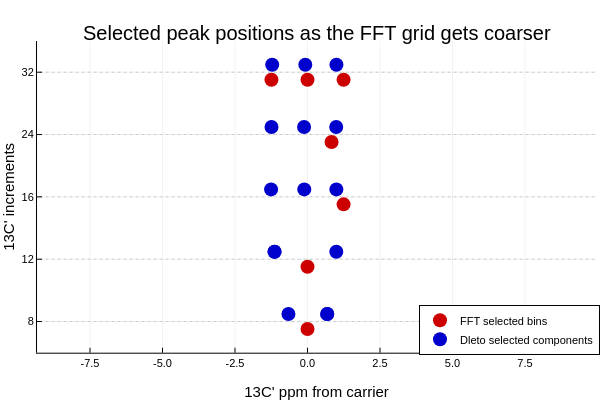

The cell this chart's notebook holds for it:
### Markdown cell above
## 6. Peak-merging progression on one number line

To see **where peaks merge** as the `13C'` record gets shorter, the next plot strips things down to only the selected peak positions.  Each row is one record length (`32`, `24`, `16`, `12`, `8` increments), drawn on the same `13C'` number line.

- red points = FFT peak-picker bins,
- blue points = Dleto-selected components.

This lets the eye track when the FFT picks collapse onto the same coarse bin while Dleto still places separate points.

### Code cell
function hnco_progression_case(N; M = 3, tol_nd = 0.2, tol_der = 0.3, ntries = 10, seed = 1)
    Random.seed!(seed)
    T = H[:, 1:N, :]
    T_norm = T / norm(T)
    fr = [Index(size(T_norm, a), ("a", "b", "c")[a]) for a in 1:3]
    Γ = ITensor(T_norm, fr...)
    Δ_it, E = nondeg(Γ; tol = tol_nd)
    ch = UniversalChisel(length(inds(Δ_it)))
    Ω = IndTransverseOps(collect(inds(Δ_it)), UniversalOp())
    ders = der(Ω, ch, Δ_it; nd = 6, tol = tol_der)

    best = nothing
    for _ in 1:ntries
        coefs = randn(length(ders))
        δ = [sum(coefs[j] * ders[j][a] for j in eachindex(ders)) for a in 1:3]
        St_try = stratify(Δ_it, δ)
        Σ_try = Array(St_try.Σ, inds(St_try.Σ)...)
        nz_try = count(x -> abs(x) > 0.1 * maximum(abs, Σ_try), Σ_try)
        if best === nothing || nz_try < best.nonzeros
            best = (; nonzeros = nz_try, St = St_try)
        end
    end
    St = best.St

    E_m = Matrix{ComplexF64}[]
    X_m = Matrix{ComplexF64}[]
    e2s = Index[]
    for a in 1:3
        Ea = only(filter(t -> hasind(t, fr[a]), E))
        e2 = only(filter(i -> i != fr[a], inds(Ea)))
        Xa = only(filter(t -> hasind(t, e2), St.Xs))
        x2 = only(filter(i -> i != e2, inds(Xa)))
        push!(E_m, Array(Ea, fr[a], e2))
        push!(X_m, Array(Xa, e2, x2))
        push!(e2s, e2)
    end

    Σ = Array(St.Σ, e2s...)
    top = CartesianIndices(Σ)[partialsortperm(vec(abs2.(Σ)), 1:M; rev = true)]
    B = [conj(E_m[a]) * transpose(inv(X_m[a])) for a in 1:3]
    factors = [[B[a][:, Tuple(ci)[a]] for a in 1:3] for ci in top]
    w = abs.([Σ[ci] for ci in top])
    perm = sortperm([frequency(f[2]) * swC / obsC for f in factors])
    c13_dleto = [frequency(factors[i][2]) * swC / obsC for i in perm]
    w = w[perm]
    fftres = fft_peak_picker_c13(T, swC, obsC; k = M, rel = 0.20)
    return (; N, c13_dleto, w, fftres)
end

progression_cases = Dict(
    32 => (; N = 32, c13_dleto = c13_dleto32, w = w32, fftres = fft32),
    16 => (; N = 16, c13_dleto = c13_dleto16, w = w16, fftres = fft16),
)
for N in (24, 12, 8)
    progression_cases[N] = hnco_progression_case(N)
end

function peak_progression_plot(cases, counts)
    rows = 1:length(counts)
    p = plot(;
        xlabel = "13C' ppm from carrier",
        ylabel = "13C' increments",
        yticks = (collect(rows), string.(counts)),
        yflip = true,
        ylim = (0.5, length(counts) + 0.5),
        xlims = (minimum(fft32.axis_ppm), maximum(fft32.axis_ppm)),
        legend = :bottomright,
        title = "Selected peak positions as the FFT grid gets coarser"
    )
    for (row, N) in enumerate(counts)
        hline!(p, [row]; color = :gray80, lw = 1, linestyle = :dot, label = "")
        case = cases[N]
        scatter!(p, case.fftres.ppm, fill(row + 0.12, length(case.fftres.ppm));
                 color = :red3, ms = 7, markerstrokewidth = 0,
                 label = row == 1 ? "FFT selected bins" : "")
        scatter!(p, case.c13_dleto, fill(row - 0.12, length(case.c13_dleto));
                 color = :blue3, ms = 7, markerstrokewidth = 0,
                 label = row == 1 ? "Dleto selected components" : "")
    end
    return p
end

peak_progression_plot(progression_cases, [32, 24, 16, 12, 8])

### Figure 1 — Plotly figure (JSON) as saved in the notebook; plotly's stock layout.template omitted (floating-point values rounded to 4 significant figures)
{"data": [{"colorbar": {"len": 0.8657, "title": "", "x": 0.9934, "y": 0.5087}, "legendgroup": "", "line": {"color": "rgba(204, 204, 204, 1.000)", "dash": "dot", "shape": "linear", "width": 1}, "mode": "lines", "name": "", "showlegend": false, "type": "scatter", "x": [-1937.0, 1938.0], "xaxis": "x", "y": [1, 1], "yaxis": "y"}, {"colorbar": {"len": 0.8657, "title": "", "x": 0.9934, "y": 0.5087}, "legendgroup": "FFT selected bins", "marker": {"color": "rgba(205, 0, 0, 1.000)", "line": {"color": "rgba(0, 0, 0, 1.000)", "width": 0}, "size": 14, "symbol": "circle"}, "mode": "markers", "name": "FFT selected bins", "showlegend": true, "type": "scatter", "x": [1.244, 0, -1.244], "xaxis": "x", "y": [1.12, 1.12, 1.12], "yaxis": "y"}, {"colorbar": {"len": 0.8657, "title": "", "x": 0.9934, "y": 0.5087}, "legendgroup": "Dleto selected components", "marker": {"color": "rgba(0, 0, 205, 1.000)", "line": {"color": "rgba(0, 0, 0, 1.000)", "width": 0}, "size": 14, "symbol": "circle"}, "mode": "markers", "name": "Dleto selected components", "showlegend": true, "type": "scatter", "x": [-1.218, -0.07601, 0.9973], "xaxis": "x", "y": [0.88, 0.88, 0.88], "yaxis": "y"}, {"colorbar": {"len": 0.8657, "title": "", "x": 0.9934, "y": 0.5087}, "legendgroup": "", "line": {"color": "rgba(204, 204, 204, 1.000)", "dash": "dot", "shape": "linear", "width": 1}, "mode": "lines", "name": "", "showlegend": false, "type": "scatter", "x": [-1937.0, 1938.0], "xaxis": "x", "y": [2, 2], "yaxis": "y"}, {"colorbar": {"len": 0.8657, "title": "", "x": 0.9934, "y": 0.5087}, "legendgroup": "", "marker": {"color": "rgba(205, 0, 0, 1.000)", "line": {"color": "rgba(0, 0, 0, 1.000)", "width": 0}, "size": 14, "symbol": "circle"}, "mode": "markers", "name": "", "showlegend": false, "type": "scatter", "x": [0.8292], "xaxis": "x", "y": [2.12], "yaxis": "y"}, {"colorbar": {"len": 0.8657, "title": "", "x": 0.9934, "y": 0.5087}, "legendgroup": "", "marker": {"color": "rgba(0, 0, 205, 1.000)", "line": {"color": "rgba(0, 0, 0, 1.000)", "width": 0}, "size": 14, "symbol": "circle"}, "mode": "markers", "name": "", "showlegend": false, "type": "scatter", "x": [-1.241, -0.1187, 0.9896], "xaxis": "x", "y": [1.88, 1.88, 1.88], "yaxis": "y"}, {"colorbar": {"len": 0.8657, "title": "", "x": 0.9934, "y": 0.5087}, "legendgroup": "", "line": {"color": "rgba(204, 204, 204, 1.000)", "dash": "dot", "shape": "linear", "width": 1}, "mode": "lines", "name": "", "showlegend": false, "type": "scatter", "x": [-1937.0, 1938.0], "xaxis": "x", "y": [3, 3], "yaxis": "y"}, {"colorbar": {"len": 0.8657, "title": "", "x": 0.9934, "y": 0.5087}, "legendgroup": "", "marker": {"color": "rgba(205, 0, 0, 1.000)", "line": {"color": "rgba(0, 0, 0, 1.000)", "width": 0}, "size": 14, "symbol": "circle"}, "mode": "markers", "name": "", "showlegend": false, "type": "scatter", "x": [1.244], "xaxis": "x", "y": [3.12], "yaxis": "y"}, {"colorbar": {"len": 0.8657, "title": "", "x": 0.9934, "y": 0.5087}, "legendgroup": "", "marker": {"color": "rgba(0, 0, 205, 1.000)", "line": {"color": "rgba(0, 0, 0, 1.000)", "width": 0}, "size": 14, "symbol": "circle"}, "mode": "markers", "name": "", "showlegend": false, "type": "scatter", "x": [-1.256, -0.1117, 0.9948], "xaxis": "x", "y": [2.88, 2.88, 2.88], "yaxis": "y"}, {"colorbar": {"len": 0.8657, "title": "", "x": 0.9934, "y": 0.5087}, "legendgroup": "", "line": {"color": "rgba(204, 204, 204, 1.000)", "dash": "dot", "shape": "linear", "width": 1}, "mode": "lines", "name": "", "showlegend": false, "type": "scatter", "x": [-1937.0, 1938.0], "xaxis": "x", "y": [4, 4], "yaxis": "y"}, {"colorbar": {"len": 0.8657, "title": "", "x": 0.9934, "y": 0.5087}, "legendgroup": "", "marker": {"color": "rgba(205, 0, 0, 1.000)", "line": {"color": "rgba(0, 0, 0, 1.000)", "width": 0}, "size": 14, "symbol": "circle"}, "mode": "markers", "name": "", "showlegend": false, "type": "scatter", "x": [0], "xaxis": "x", "y": [4.12], "yaxis": "y"}, {"colorbar": {"len": 0.8657, "title": "", "x": 0.9934, "y": 0.5087}, "legendgroup": "", "marker": {"color": "rgba(0, 0, 205, 1.000)", "line": {"color": "rgba(0, 0, 0, 1.000)", "width": 0}, "size": 14, "symbol": "circle"}, "mode": "markers", "name": "", "showlegend": false, "type": "scatter", "x": [-1.137, -1.137, 0.9925], "xaxis": "x", "y": [3.88, 3.88, 3.88], "yaxis": "y"}, {"colorbar": {"len": 0.8657, "title": "", "x": 0.9934, "y": 0.5087}, "legendgroup": "", "line": {"color": "rgba(204, 204, 204, 1.000)", "dash": "dot", "shape": "linear", "width": 1}, "mode": "lines", "name": "", "showlegend": false, "type": "scatter", "x": [-1937.0, 1938.0], "xaxis": "x", "y": [5, 5], "yaxis": "y"}, {"colorbar": {"len": 0.8657, "title": "", "x": 0.9934, "y": 0.5087}, "legendgroup": "", "marker": {"color": "rgba(205, 0, 0, 1.000)", "line": {"color": "rgba(0, 0, 0, 1.000)", "width": 0}, "size": 14, "symbol": "circle"}, "mode": "markers", "name": "", "showlegend": false, "type": "scatter", "x": [0], "xaxis": "x", "y": [5.12], "yaxis": "y"}, {"colorbar": {"len": 0.8657, "title": "", "x": 0.9934, "y": 0.5087}, "legendgroup": "", "marker": {"color": "rgba(0, 0, 205, 1.000)", "line": {"color": "rgba(0, 0, 0, 1.000)", "width": 0}, "size": 14, "symbol": "circle"}, "mode": "markers", "name": "", "showlegend": false, "type": "scatter", "x": [-0.6575, 0.6796, 0.6796], "xaxis": "x", "y": [4.88, 4.88, 4.88], "yaxis": "y"}], "layout": {"annotations": [{"font": {"color": "rgba(0, 0, 0, 1.000)", "family": "sans-serif", "size": 20}, "rotation": 0, "showarrow": false, "text": "Selected peak positions as the FFT grid gets coarser", "x": 0.5275, "xanchor": "center", "xref": "paper", "y": 1, "yanchor": "top", "yref": "paper"}], "height": 400, "legend": {"bgcolor": "rgba(255, 255, 255, 1.000)", "bordercolor": "rgba(0, 0, 0, 1.000)", "borderwidth": 1, "font": {"color": "rgba(0, 0, 0, 1.000)", "family": "sans-serif", "size": 11}, "title": {"font": {"color": "rgba(0, 0, 0, 1.000)", "family": "sans-serif", "size": 15}, "text": ""}, "tracegroupgap": 0, "traceorder": "normal", "x": 1, "xanchor": "right", "y": 0.07, "yanchor": "bottom"}, "margin": {"b": 20, "l": 0, "r": 0, "t": 20}, "paper_bgcolor": "rgba(255, 255, 255, 1.000)", "plot_bgcolor": "rgba(255, 255, 255, 1.000)", "showlegend": true, "width": 600, "xaxis": {"anchor": "y", "domain": [0.06165, 0.9934], "gridcolor": "rgba(0, 0, 0, 0.100)", "gridwidth": 0.5, "linecolor": "rgba(0, 0, 0, 1.000)", "mirror": false, "range": [-9.328, 9.95], "showgrid": true, "showline": true, "showticklabels": true, "tickangle": 0, "tickcolor": "rgb(0, 0, 0)", "tickfont": {"color": "rgba(0, 0, 0, 1.000)", "family": "sans-serif", "size": 11}, "tickmode": "array", "ticks": "inside", "ticktext": ["-7.5", "-5.0", "-2.5", "0.0", "2.5", "5.0", "7.5"], "tickvals": [-7.5, -5, -2.5, 0, 2.5, 5, 7.5], "title": "13C' ppm from carrier", "titlefont": {"color": "rgba(0, 0, 0, 1.000)", "family": "sans-serif", "size": 15}, "type": "-", "visible": true, "zeroline": false, "zerolinecolor": "rgba(0, 0, 0, 1.000)"}, "yaxis": {"anchor": "x", "domain": [0.07581, 0.9415], "gridcolor": "rgba(0, 0, 0, 0.100)", "gridwidth": 0.5, "linecolor": "rgba(0, 0, 0, 1.000)", "mirror": false, "range": [5.5, 0.5], "showgrid": true, "showline": true, "showticklabels": true, "tickangle": 0, "tickcolor": "rgb(0, 0, 0)", "tickfont": {"color": "rgba(0, 0, 0, 1.000)", "family": "sans-serif", "size": 11}, "tickmode": "array", "ticks": "inside", "ticktext": ["32", "24", "16", "12", "8"], "tickvals": [1, 2, 3, 4, 5], "title": "13C' increments", "titlefont": {"color": "rgba(0, 0, 0, 1.000)", "family": "sans-serif", "size": 15}, "type": "-", "visible": true, "zeroline": false, "zerolinecolor": "rgba(0, 0, 0, 1.000)"}}}
